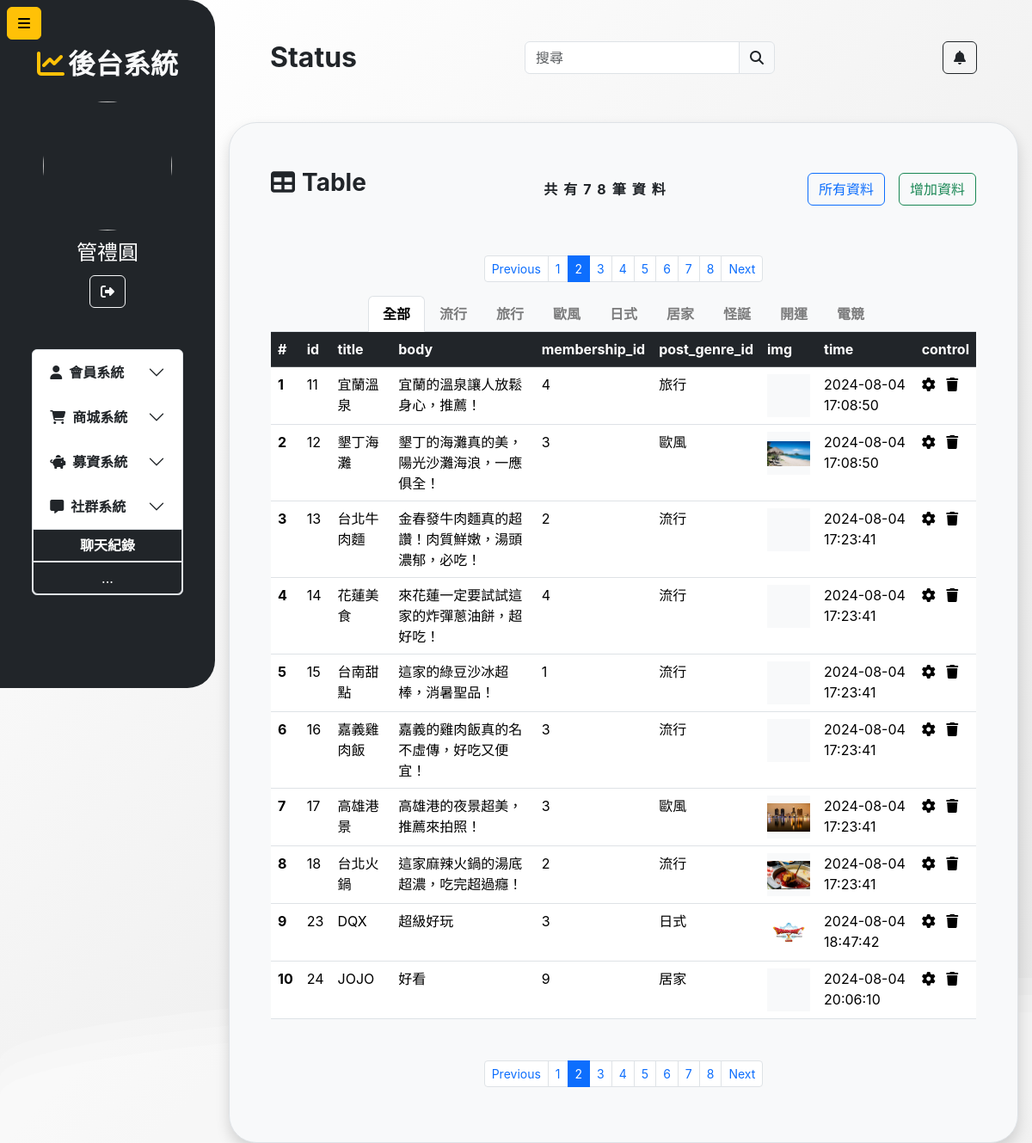
Page /post/index.php?page=2 (signed in) on the committed database.
### tables this page shows
CREATE TABLE `genre` (
  `genre_id` int(11) NOT NULL,
  `genre` varchar(50) NOT NULL
);

CREATE TABLE `post` (
  `post_id` int(11) NOT NULL,
  `title` varchar(50) NOT NULL COMMENT '標題',
  `img` varchar(100) NOT NULL COMMENT '貼文圖片',
  `body` varchar(50) DEFAULT NULL COMMENT '簡短內文',
  `membership_id` int(11) NOT NULL COMMENT '會員id',
  `post_genre_id` int(11) NOT NULL COMMENT '風格id',
  `created_at` timestamp NOT NULL DEFAULT current_timestamp() COMMENT '建立時間',
  `edited_at` timestamp NULL DEFAULT NULL,
  `isValid` int(11) NOT NULL DEFAULT 1
);

### post/index.php (the view, shortened to what this page needs)
<?php
require_once("../conn.php");
if (isset($_GET['query']) && !empty($_GET['query'])) {
  $query = $_GET['query'];
  $search = "`title` LIKE '%$query%' AND";
  $search2 = "`body` LIKE '%$query%' AND";
} else {
  $search = "";
  $search2 = "";
  $query = "";
}
$page = isset($_GET["page"]) ? (int)$_GET["page"] : 1;
$perPage = 10;
$pageStart = $perPage * ($page - 1);
$gid = isset($_GET["gid"]) ? (int)$_GET["gid"] : 0;
if ($gid === 0) {
  $genSQL = "";
} else {
  $genSQL = "`post_genre_id` = $gid AND";
}
$sql = "SELECT * FROM `post` WHERE $genSQL $search `isValid` = 1 OR $genSQL $search2 `isValid` = 1 LIMIT $pageStart, $perPage";
$sqlAll = "SELECT * FROM `post` WHERE  $genSQL $search `isValid` = 1 OR $genSQL $search2 `isValid` = 1";
$sql2 = "SELECT * FROM `genre`";
try {
  $result = $conn->query($sql);
  $result2 = $conn->query($sql2);
  $resultAll = $conn->query($sqlAll);
  $msgCount = $resultAll->num_rows;
  $rows = $result->fetch_all(MYSQLI_ASSOC);
  $genRows = $result2->fetch_all(MYSQLI_ASSOC);
  $totalPage = ceil($msgCount / $perPage);
} catch (mysqli_sql_exception $exception) {
  echo "資料讀取錯誤：" . $exception->getMessage();
  $msgCount = -1;
}
?>
<!DOCTYPE html>
<html lang="zh-hant-TW">
<head>
  <link rel="stylesheet" href="https://cdnjs.cloudflare.com/ajax/libs/font-awesome/6.6.0/css/all.min.css" />
  <link rel="stylesheet" href="../css/index.css">
  <link href="https://cdn.jsdelivr.net/npm/bootstrap@5.3.3/dist/css/bootstrap.min.css" rel="stylesheet">
</head>
<body>
  <body>
  </body>
  <div class="p-0 container-fluid d-flex  ">
    <div class="collapse show collapse-horizontal rounded-end-5 sticky-top z-1 h100vh" id="collapseWidthExample">
      <nav class="w250px h-100 bg-dark p-2 rounded-end-5">
        <div class="my-4 mt-5">
          <h2 class="text-center text-light fw-bold"><i class="fa-solid fa-chart-line me-1 text-warning"></i>後台系統</h2>
        </div>
        <div>
          <img class="d-block m-auto rounded-circle mt-2 w150px h150px" src="../membersystem/php_image/<?=$_SESSION["user"]["img"]?>" alt="">
          <p class="text-white text-center my-2 fs-4"><?=$_SESSION["user"]["name"]?></p>
          <button type="button" class="btn btn-outline-light d-block m-auto">
            <i class="fa-solid fa-right-from-bracket"></i>
          </button>
        </div>
        <div class="accordion mt-5 " id="accordionExample">
          <div class="accordion-item w-75 m-auto ">
            <h2 class="accordion-header ">
              <button class=" fw-bold  accordion-button collapsed  show" type="button" data-bs-toggle="collapse" data-bs-target="#collapseOne" aria-expanded="true" aria-controls="collapseOne">
                <i class="fa-solid fa-user me-2"></i>會員系統
              </button>
              <button class=" fw-bold  accordion-button collapsed " type="button" data-bs-toggle="collapse" data-bs-target="#collapseTwo" aria-expanded="true" aria-controls="collapseOne">
                <i class="fa-solid fa-cart-shopping me-2"></i>商城系統
              </button>
              <button class=" fw-bold  accordion-button collapsed " type="button" data-bs-toggle="collapse" data-bs-target="#collapseThree" aria-expanded="true" aria-controls="collapseOne">
                <i class="fa-solid fa-piggy-bank me-2"></i>募資系統
              </button>
              <button class=" fw-bold  accordion-button collapsed " type="button" data-bs-toggle="collapse" data-bs-target="#collapseFour" aria-expanded="true" aria-controls="collapseOne">
                <i class="fa-solid fa-message me-2"></i>社群系統
              </button>
              <div id="collapseFour" class="accordion-collapse collapse show" data-bs-parent="#accordionExample">
                <div class="accordion-body p-0">
                  <div class="d-grid  ">
                    <div>
                      <a href="#" class="btn d-block bg-dark fw-bold text-white rounded-0 border">聊天紀錄</a>
                    </div>
                    <div>
                      <a href="#" class="btn d-block bg-dark text-white rounded-0 border rounded-bottom">...</a>
                    </div>
                  </div>
                </div>
              </div>
            </h2>
          </div>
        </div>
      </nav>
    </div>
    <button class="btn btn-warning z-3  position-fixed start-0 top-0 mt-2 ms-2" type="button" data-bs-toggle="collapse" data-bs-target="#collapseWidthExample" aria-expanded="false" aria-controls="collapseWidthExample">
      <i class="fa-solid fa-bars"></i>
    </button>
    <main class="flex-grow-1 px-3">
      <div class="d-flex p-5 justify-content-between">
        <div class="">
          <h2 class="fw-bold">Status</h2>
        </div>
        <div class="flex-grow">
          <form action="index.php" method="get">
            <div class="input-group flex-nowrap">
              <input type="text" class="form-control  inputWidth" name="query" id="search" placeholder="搜尋" aria-label="Username" aria-describedby="addon-wrapping" value="">
              <button class="input-group-text search" id="addon-wrapping "><i class="fa-solid fa-magnifying-glass"></i></button>
            </div>
          </form>
        </div>
        <div>
          <button type="button" class="btn btn-outline-dark"><i class="fa-solid fa-bell"></i></button>
        </div>
      </div>
      <div class="container border p-5 rounded-5 bg-light shadow">
        <div class="d-flex justify-content-between align-items-center">
          <p class="fs-3 fw-bold">
            <i class="fa-solid fa-table me-2"></i>Table
          </p>
          <p class=" fw-bold m-0 letter-spacing ms-5">共有<?= $msgCount ?>筆資料</p>
          <div class="d-flex align-items-center">
            <a class="btn btn-outline-primary  me-3" href="./index.php">所有資料</a>
            <button type="button" class="btn btn-outline-success" data-bs-toggle="modal" data-bs-target="#exampleModal">增加資料</button>
          </div>
        </div>
        <nav aria-label="..." class="d-flex justify-content-center mt-5">
          <ul class="pagination pagination-sm">
            <li class="page-item <?= $page <= 1 ? "disabled" : "" ?>">
              <a class="page-link" href="?page=<?= $page - 1 ?><?= $gid > 0 ? "&gid=$gid" : "" ?>" tabindex="-1">Previous</a>
            </li>
            <? for ($i = 1; $i <= $totalPage; $i++) : ?>
              <li class="page-item <?= $page === $i ? "active" : "" ?>" aria-current="page">
                <a href="?page=<?= $i ?><?= $gid > 0 ? "&gid=$gid" : "" ?>" class="page-link"><?= $i ?></a>
              </li>
            <? endfor; ?>
            <li class="page-item <?= $page >= $totalPage ? "disabled" : "" ?>">
              <a class="page-link" href="?page=<?= $page + 1 ?><?= $gid > 0 ? "&gid=$gid" : "" ?>">Next</a>
            </li>
          </ul>
        </nav>
        <div class="nav nav-tabs mx-auto justify-content-center">
          <a class="nav-link fw-bold <?= $gid === 0 ? "active text-black" : "text-black-50" ?>" href="./index.php?gid=0 &query=<?= $query ?>">全部</a>
          <? foreach ($genRows as $genRow) : ?>
            <a class=" nav-link fw-bold <?= $gid === (int)$genRow["genre_id"] ? "active text-black" : "text-black-50" ?>" href="?gid=<?= $genRow["genre_id"] ?>&query=<?= $query ?>"><?= $genRow["genre"] ?></a>
          <? endforeach; ?>
        </div>
        <div class="tab-content" id="pills-tabContent">
          <div class="tab-pane fade show active" id="pills-home" role="tabpanel" aria-labelledby="pills-home-tab" tabindex="0">
            <table class="table table-hover">
              <thead>
                <tr class="table-dark">
                  <th class="index" scope="col">#</th>
                  <th class="post_id" scope="col">id</th>
                  <th class="title" scope="col">title</th>
                  <th class="body" scope="col">body</th>
                  <th class="member_id" scope="col">membership_id</th>
                  <th class="genre" scope="col">post_genre_id</th>
                  <th class="img" scope="col">img</th>
                  <th class="time" scope="col">time</th>
                  <th class="ctrls" scope="col">control</th>
                </tr>
              </thead>
              <tbody>
                <? if ($msgCount >= 0) : ?>
                  <? foreach ($rows as $index => $row) : ?>
                    <tr>
                      <th scope="row"><?= $index + 1 ?></th>
                      <td><?= $row["post_id"] ?></td>
                      <td><?= $row["title"] ?></td>
                      <td><?= $row["body"] ?></td>
                      <td><?= $row["membership_id"] ?></td>
                      <td>
                        <?= $postGenre = "";
                        foreach ($genRows as $genRow) {
                          if ($row["post_genre_id"] == $genRow["genre_id"]) {
                            $postGenre = $genRow["genre"];
                            break;
                          }
                        }
                        echo $postGenre;
                        ?>
                      </td>
                      <td>
                        <div class="w50px h50px bg-light overflow-hidden align-content-center"><img class="w-100 object-fit-cover" src="./upload/<?= $row["img"] ?>" alt=""></div>
                      </td>
                      <td><?= $row["created_at"] ?></td>
                      <td>
                        <i class=" fa-solid fa-gear me-2 hover" data-bs-toggle="modal" data-bs-target="#setModal<?= $index ?>"></i>
                        <i class=" btn-del fa-solid fa-trash hover" idn="<?= $row["post_id"] ?>"></i>
                      </td>
                    </tr>
                  <? endforeach; ?>
                <? endif ?>
              </tbody>
            </table>
            <nav aria-label="..." class="d-flex justify-content-center mt-5">
              <ul class="pagination pagination-sm">
                <li class="page-item <?= $page <= 1 ? "disabled" : "" ?>">
                  <a class="page-link" href="?page=<?= $page - 1 ?><?= $gid > 0 ? "&gid=$gid" : "" ?>" tabindex="-1">Previous</a>
                </li>
                <? for ($i = 1; $i <= $totalPage; $i++) : ?>
                  <li class="page-item <?= $page === $i ? "active" : "" ?>" aria-current="page">
                    <a href="?page=<?= $i ?><?= $gid > 0 ? "&gid=$gid" : "" ?>" class="page-link"><?= $i ?></a>
                  </li>
                <? endfor; ?>
                <li class="page-item <?= $page >= $totalPage ? "disabled" : "" ?>">
                  <a class="page-link" href="?page=<?= $page + 1 ?><?= $gid > 0 ? "&gid=$gid" : "" ?>">Next</a>
                </li>
              </ul>
            </nav>
          </div>
        </div>
      </div>
    </main>
  </div>
</body>
</html>

### css/index.css (style rules this page uses)
.w250px { width: 250px; }
.h150px { height: 150px; }
.w150px { width: 150px; }
.w50px { width: 50px; }
.h50px { height: 50px; }
* { padding: 0; margin: 0; box-sizing: border-box; }
#search { width: 250px; transition: width 0.5s ease; }
.hover { cursor: pointer; }
.sticky-top { position: sticky; top: 0; }
.h100vh { height: 100vh; }
.letter-spacing { letter-spacing: 7px; }

### post/index.php (style rules this page uses)
body { margin: auto; font-family: -apple-system, BlinkMacSystemFont, sans-serif; overflow: auto; background: linear-gradient(315deg, rgba(180, 180, 180, 1) 3%, rgba(200, 200, 200, 1) 38%, rgba(220, 220, 220, 1) 68%, rgba(255, 255, 255, 1) 98%); animation: gradient 15s ease infinite; background-size: 400% 400%; background-attachment: fixed; }

### rows in the picture
genre: genre "流行"
genre: genre "旅行"
genre: genre "歐風"
genre: genre "日式"
genre: genre "居家"
genre: genre "怪誕"
genre: genre "開運"
genre: genre "電競"
post: post_id "11", title "宜蘭溫泉", body "宜蘭的溫泉讓人放鬆身心，推薦！", membership "4", created_at "2024-08-04 17:08:50"
post: post_id "12", title "墾丁海灘", body "墾丁的海灘真的美，陽光沙灘海浪，一應俱全！", membership "3", img (picture), created_at "2024-08-04 17:08:50"
post: post_id "13", title "台北牛肉麵", body "金春發牛肉麵真的超讚！肉質鮮嫩，湯頭濃郁，必吃！", membership "2", created_at "2024-08-04 17:23:41"
post: post_id "14", title "花蓮美食", body "來花蓮一定要試試這家的炸彈蔥油餅，超好吃！", membership "4", created_at "2024-08-04 17:23:41"
post: post_id "15", title "台南甜點", body "這家的綠豆沙冰超棒，消暑聖品！", membership "1", created_at "2024-08-04 17:23:41"
post: post_id "16", title "嘉義雞肉飯", body "嘉義的雞肉飯真的名不虛傳，好吃又便宜！", membership "3", created_at "2024-08-04 17:23:41"
post: post_id "17", title "高雄港景", body "高雄港的夜景超美，推薦來拍照！", membership "3", img (picture), created_at "2024-08-04 17:23:41"
post: post_id "18", title "台北火鍋", body "這家麻辣火鍋的湯底超濃，吃完超過癮！", membership "2", img (picture), created_at "2024-08-04 17:23:41"
post: post_id "23", title "DQX", body "超級好玩", membership "3", img (picture), created_at "2024-08-04 18:47:42"
post: post_id "24", title "JOJO", body "好看", membership "9", created_at "2024-08-04 20:06:10"

### other values in the picture
$_SESSION["user"]["name"] "管禮圓"
$msgCount "78"
